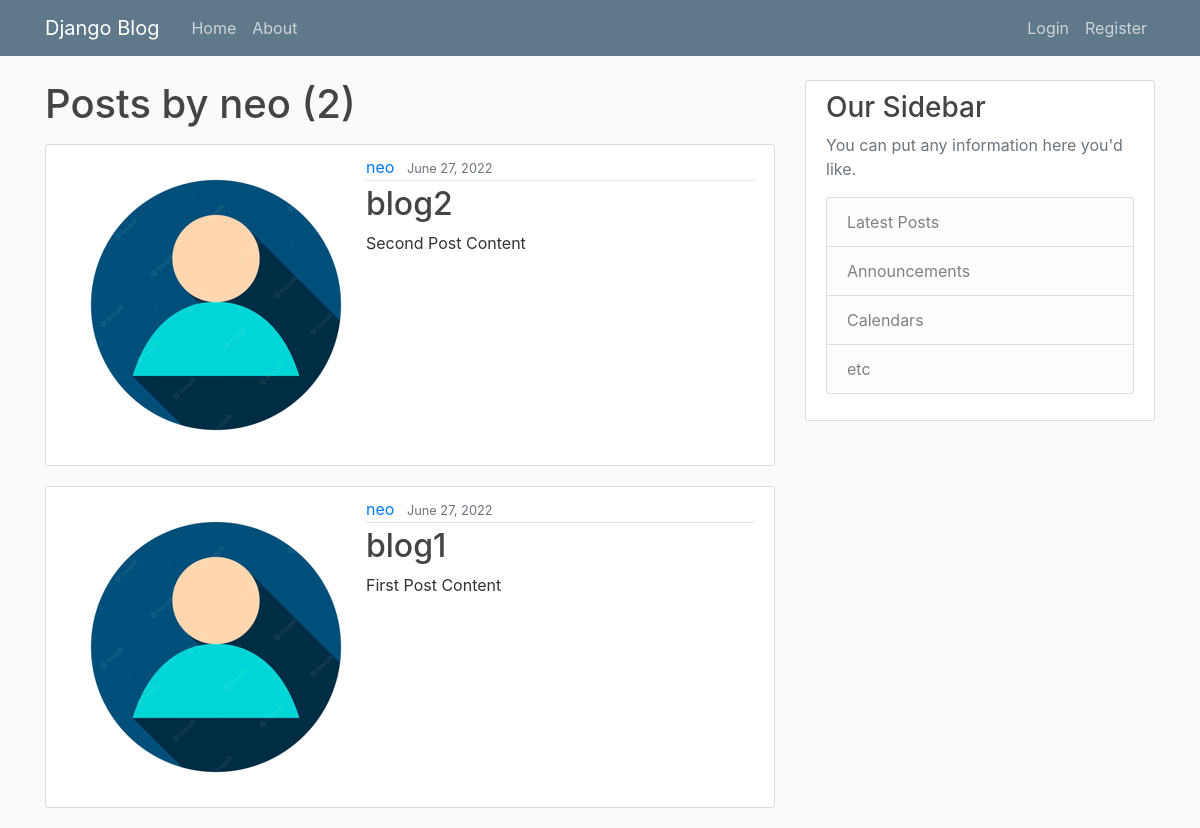
/user/neo, run on an earlier commit of the app's database.
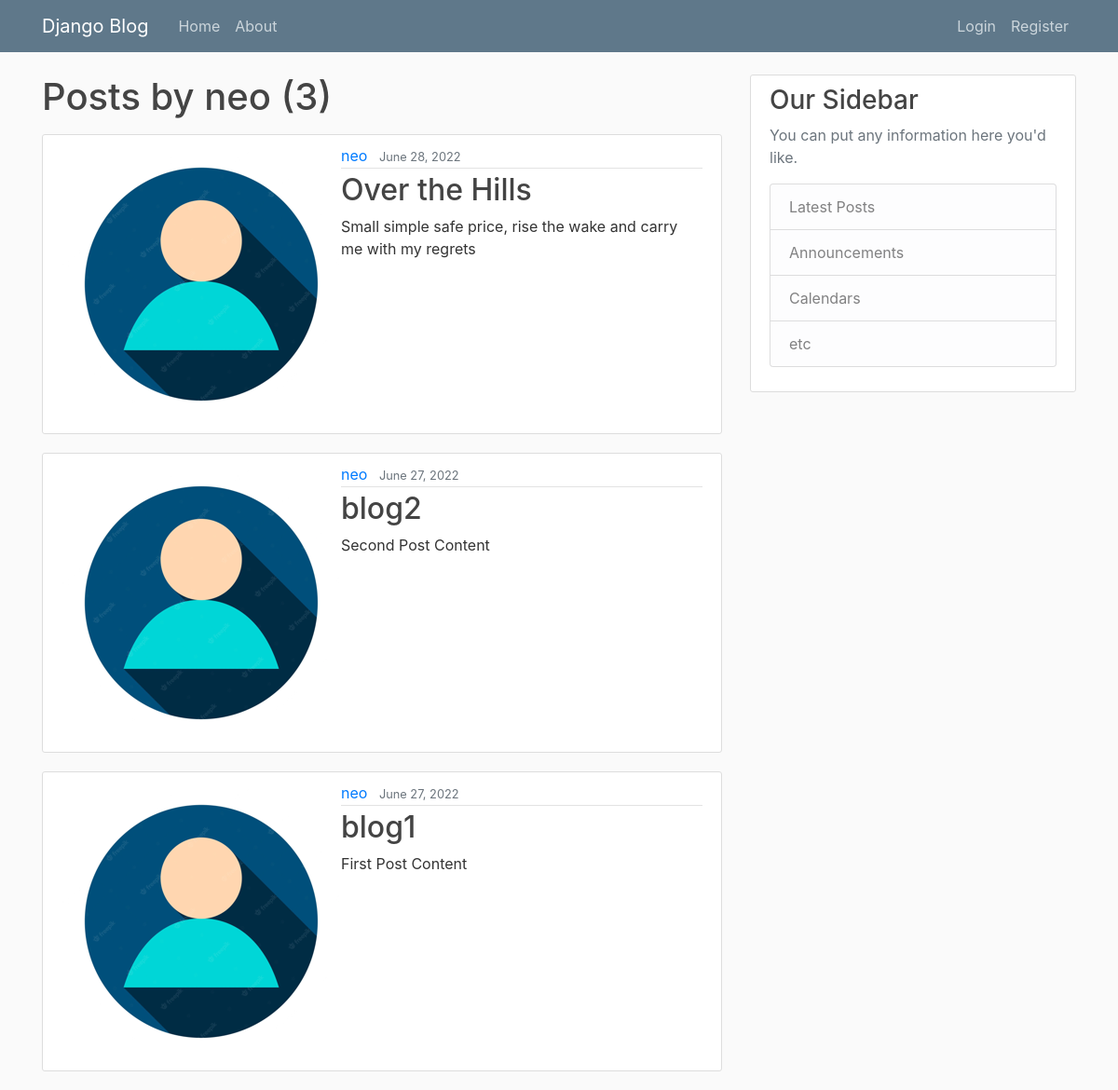
And on a later commit of the database.
### blog/models.py (models this page shows, shortened)
class Post(models.Model):
    title = models.CharField(max_length=100)
    content = models.TextField()
    date_posted = models.DateTimeField(default=timezone.now)
    author = models.ForeignKey(User, on_delete=models.CASCADE)

### users/models.py (models this page shows, shortened)
class Profile(models.Model):
    user = models.OneToOneField(User, on_delete=models.CASCADE)
    img = models.ImageField(default='default.jpeg', upload_to='profile_pics')

### blog/views.py (the view)
# urls.py: path('user/<str:username>', UserPostListView.as_view(), name='user-posts'),
class UserPostListView(ListView):
    model = Post
    template_name = 'blog/user_posts.html'
    context_object_name = "posts"
    paginate_by = 5
    def get_queryset(self):
        user = get_object_or_404(User, username=self.kwargs.get('username'))
        return Post.objects.filter(author=user).order_by('-date_posted')

### blog/templates/blog/user_posts.html (shortened to what this page needs)
{% extends "blog/base.html" %}
{% block content %}
    <h1 class="mb-3">Posts by {{view.kwargs.username}} ({{page_obj.paginator.count}})</h1>
    {% for post in posts %}
        <article class="media content-section">
            <img src="{{post.author.profile.img.url}}" class="rounded-circle article-image" />
            <div class="media-body">
                <div class="article-metadata">
                    <a class="mr-2" href="{% url 'user-posts' post.author.username %}">{{ post.author }}</a>
                    <small class="text-muted">{{ post.date_posted|date:"F d, Y" }}</small>
                </div>
                <h2><a class="article-title" href="{% url 'post-detail' post.id %}">{{ post.title }}</a></h2>
                <p class="article-content">{{ post.content }}</p>
                </div>
        </article>
    {% endfor %}
{% endblock content %}

What changed in the data, as far as the page shows it:
added Post: author.profile.img (picture), author "neo", date_posted "June 28, 2022", title "Over the Hills", content "Small simple safe price, rise the wake and carry me with my regrets"
Also different on the page:
{{ page_obj.paginator.count }}: "2" → "3"
